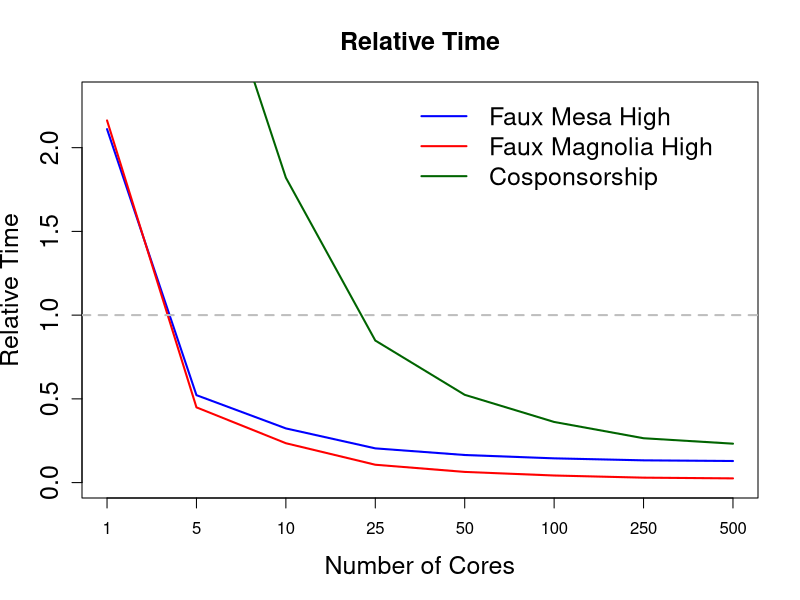
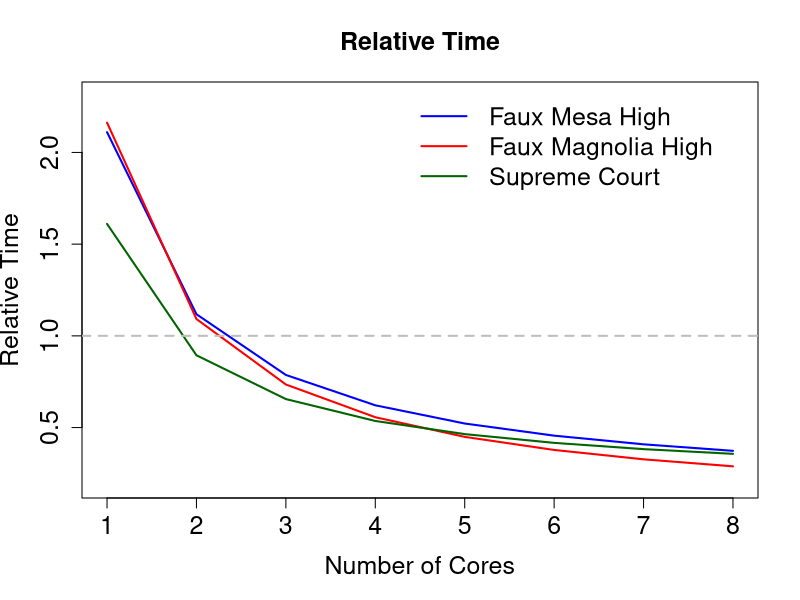

The R script that drew these images, in order:
# comparison plot MCMLE vs MPLE

# time in seconds

# mesa high

time.mple<- 0.05
time.mcmle<- 12.59
time.sim<- 1.573 # simulation time

# calculate bootMPLE time for 500 iterations and different number of cores (1, 5, 10, 25, 50, 100, 250, 500)

boot.mple.mesa<-c()
boot.mple.mesa[1]<- 500*time.mple/1 + time.sim
boot.mple.mesa[2]<- 500*time.mple/5 + time.sim
boot.mple.mesa[3]<- 500*time.mple/10 + time.sim
boot.mple.mesa[4]<- 500*time.mple/25 + time.sim
boot.mple.mesa[5]<- 500*time.mple/50 + time.sim
boot.mple.mesa[6]<- 500*time.mple/100 + time.sim
boot.mple.mesa[7]<- 500*time.mple/250 + time.sim
boot.mple.mesa[8]<- 500*time.mple/500 + time.sim

#relative time

rel.time.mesa<- boot.mple.mesa/time.mcmle

# magnolia high

time.mple<- 0.51
time.mcmle <- 119.07
time.sim<- 2.49 # simulation time

# calculate bootMPLE time for 500 iterations and different number of cores (1, 5, 10, 25, 50, 100, 250, 500)
boot.mple.magnolia<-c()
boot.mple.magnolia[1]<- 500*time.mple/1+ time.sim
boot.mple.magnolia[2]<- 500*time.mple/5+ time.sim
boot.mple.magnolia[3]<- 500*time.mple/10+ time.sim
boot.mple.magnolia[4]<- 500*time.mple/25+ time.sim
boot.mple.magnolia[5]<- 500*time.mple/50+ time.sim
boot.mple.magnolia[6]<- 500*time.mple/100+ time.sim
boot.mple.magnolia[7]<- 500*time.mple/250+ time.sim
boot.mple.magnolia[8]<- 500*time.mple/500+ time.sim

#relative time

rel.time.magnolia<- boot.mple.magnolia/time.mcmle


# relative time scnetwork

time.mple<- 3218
time.mcmle<- 1123200
time.sim <- 10800

# calculate bootMPLE time for 500 iterations and different number of cores (1, 5, 10, 25, 50, 100, 250, 500)
boot.mple.sc<-c()
boot.mple.sc[1]<- 500*time.mple/1 + time.sim
boot.mple.sc[2]<- 500*time.mple/5+ time.sim
boot.mple.sc[3]<- 500*time.mple/10+ time.sim
boot.mple.sc[4]<- 500*time.mple/25+ time.sim
boot.mple.sc[5]<- 500*time.mple/50+ time.sim
boot.mple.sc[6]<- 500*time.mple/100+ time.sim
boot.mple.sc[7]<- 500*time.mple/250+ time.sim
boot.mple.sc[8]<- 500*time.mple/500+ time.sim

#relative time

rel.time.sc<- boot.mple.sc/time.mcmle



# relative time cosponsorship


time.mple<- 3.245
time.mcmle<- 100.12
time.sim <- 20.024 # takes 2 iterations, MCMC samplesize is quadrupled in last iteration

# calculate bootMPLE time for 500 iterations and different number of cores (1, 5, 10, 25, 50, 100, 250, 500)
boot.mple.co<-c()
boot.mple.co[1]<- 500*time.mple/1 + time.sim
boot.mple.co[2]<- 500*time.mple/5+ time.sim
boot.mple.co[3]<- 500*time.mple/10+ time.sim
boot.mple.co[4]<- 500*time.mple/25+ time.sim
boot.mple.co[5]<- 500*time.mple/50+ time.sim
boot.mple.co[6]<- 500*time.mple/100+ time.sim
boot.mple.co[7]<- 500*time.mple/250+ time.sim
boot.mple.co[8]<- 500*time.mple/500+ time.sim


#relative time

rel.time.co<- boot.mple.co/time.mcmle


# plot
par(mfrow=c(1,1))

plot(1:8, rel.time.mesa, main="Relative Time", xlab="Number of Cores", ylab="Relative Time", type="l", xaxt="n", 
     col="blue", lwd=2, cex.main=1.5, cex.axis=1.5, cex.lab=1.5, ylim=c(0,2.3))
axis(1, 1:8, label=c(1,5,10,25, 50,100,250,500))
lines(1:8, rel.time.magnolia, col="red", lwd=2)
lines(1:8, rel.time.co, col="darkgreen", lwd=2)
abline(h=1,col="grey", lty=2, lwd=2)

legend("topright", inset=c(.05, .01), legend=c("Faux Mesa High","Faux Magnolia High", "Cosponsorship"),lty = 1,lwd=2, col = c("blue", "red", "darkgreen"), cex=1.5, bty="n")


################################
## relative time less cores
#################################

# comparison plot MCMLE vs MPLE

# mesa high

time.mple<- 0.05
time.mcmle<- 12.59
time.sim<- 1.573 # simulation time

# calculate bootMPLE time for 500 iterations and different number of cores (1, 5, 10, 25, 50, 100, 250, 500)

boot.mple.mesa<-c()
boot.mple.mesa[1]<- 500*time.mple/1 + time.sim
boot.mple.mesa[2]<- 500*time.mple/2 + time.sim
boot.mple.mesa[3]<- 500*time.mple/3 + time.sim
boot.mple.mesa[4]<- 500*time.mple/4 + time.sim
boot.mple.mesa[5]<- 500*time.mple/5 + time.sim
boot.mple.mesa[6]<- 500*time.mple/6 + time.sim
boot.mple.mesa[7]<- 500*time.mple/7 + time.sim
boot.mple.mesa[8]<- 500*time.mple/8 + time.sim

#relative time

rel.time.mesa<- boot.mple.mesa/time.mcmle

# magnolia high

time.mple<- 0.51
time.mcmle <- 119.07
time.sim<- 2.49 # simulation time

# calculate bootMPLE time for 500 iterations and different number of cores (1, 5, 10, 25, 50, 100, 250, 500)
boot.mple.magnolia<-c()
boot.mple.magnolia[1]<- 500*time.mple/1+ time.sim
boot.mple.magnolia[2]<- 500*time.mple/2+ time.sim
boot.mple.magnolia[3]<- 500*time.mple/3+ time.sim
boot.mple.magnolia[4]<- 500*time.mple/4+ time.sim
boot.mple.magnolia[5]<- 500*time.mple/5+ time.sim
boot.mple.magnolia[6]<- 500*time.mple/6+ time.sim
boot.mple.magnolia[7]<- 500*time.mple/7+ time.sim
boot.mple.magnolia[8]<- 500*time.mple/8+ time.sim

#relative time

rel.time.magnolia<- boot.mple.magnolia/time.mcmle


# relative time scnetwork

time.mple<- 3218
time.mcmle<- 1123200
time.sim <- 199680

# calculate bootMPLE time for 500 iterations and different number of cores (1, 5, 10, 25, 50, 100, 250, 500)
boot.mple.sc<-c()
boot.mple.sc[1]<- 500*time.mple/1 + time.sim
boot.mple.sc[2]<- 500*time.mple/2+ time.sim
boot.mple.sc[3]<- 500*time.mple/3+ time.sim
boot.mple.sc[4]<- 500*time.mple/4+ time.sim
boot.mple.sc[5]<- 500*time.mple/5+ time.sim
boot.mple.sc[6]<- 500*time.mple/6+ time.sim
boot.mple.sc[7]<- 500*time.mple/7+ time.sim
boot.mple.sc[8]<- 500*time.mple/8+ time.sim

#relative time

rel.time.sc<- boot.mple.sc/time.mcmle


# plot
plot(1:8, rel.time.mesa, main="Relative Time", xlab="Number of Cores", ylab="Relative Time", type="l", xaxt="n", 
     col="blue", lwd=2, cex.main=1.5, cex.axis=1.5, cex.lab=1.5, ylim=c(0.2,2.3))
axis(1, 1:8, label=1:8, cex.axis=1.5)
lines(1:8, rel.time.magnolia, col="red", lwd=2)
lines(1:8, rel.time.sc, col="darkgreen", lwd=2)
abline(h=1,col="grey", lty=2, lwd=2)

legend("topright", inset=c(.05, .01), legend=c("Faux Mesa High","Faux Magnolia High", "Supreme Court"),lty = 1,lwd=2, col = c("blue", "red", "darkgreen"), cex=1.5, bty="n")
# 7x10 inches